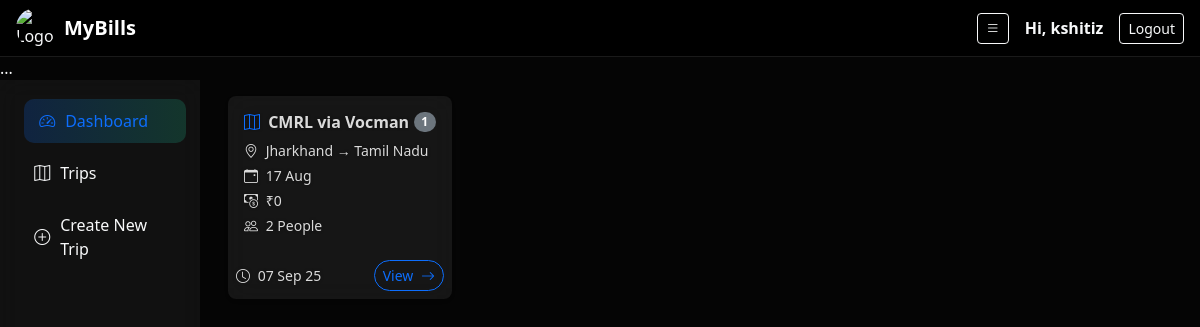
Screenshot of /trips.php (signed in) with the database file from the repository.
### tables this page shows
CREATE TABLE `trip` (
  `id` int(11) NOT NULL,
  `trip_name` varchar(200) NOT NULL,
  `source` int(11) NOT NULL,
  `destination` int(11) NOT NULL,
  `start_date` varchar(20) NOT NULL,
  `budget` double NOT NULL,
  `people` int(11) NOT NULL,
  `end_date` varchar(20) NOT NULL,
  `status` int(11) NOT NULL DEFAULT 1 COMMENT '1 mean trip created and active\r\n0 mean trip cancelled\r\n2 mean trip finished',
  `created_by` int(11) NOT NULL,
  `created_on` timestamp NOT NULL DEFAULT current_timestamp()
);

CREATE TABLE `states` (
  `state_id` int(11) NOT NULL,
  `state_name` varchar(100) NOT NULL,
  `state_code` varchar(10) DEFAULT NULL,
  `country_id` int(11) NOT NULL,
  `created_at` timestamp NULL DEFAULT current_timestamp()
);

### connection.php (called while the page is built, shortened)
<?php
class AESCipher {
    private $cipher = "AES-256-CBC";
    private $key;
    public function __construct($key) {
        $this->key = hash('sha256', $key, true);
    }
    public function encrypt($plaintext) {
        $iv = openssl_random_pseudo_bytes(openssl_cipher_iv_length($this->cipher));
        $ciphertext = openssl_encrypt($plaintext, $this->cipher, $this->key, OPENSSL_RAW_DATA, $iv);
        return base64_encode($iv . $ciphertext);
    }
}
?>

### trips.php (the view, shortened to what this page needs)
<?php
include'backend_header.php';
?>
      <main class="col-12 col-md-10 ms-sm-auto px-3">
        <?php
        include 'connection.php';
        $user_id= $_SESSION['user_id'];
        $query = "SELECT * FROM trip WHERE `created_by`='$user_id' ORDER BY created_on DESC";
        $result = mysqli_query($conn, $query);
        ?>
        <div class="container-fluid py-3">
          <div class="row g-3">
            <?php while ($row = mysqli_fetch_assoc($result)) {
              $key = "AES-256-CBC";
$aes = new AESCipher($key);
$original =  $row['id'];
$encrypted_id = $aes->encrypt($original);
$source_id = $row['source'];
$query_source_place = "SELECT * FROM states WHERE `state_id` = '$source_id'";
$run_source_place = mysqli_query($conn, $query_source_place);
$data_source = mysqli_fetch_assoc($run_source_place);
$destination_id = $row['destination'];
$query_destination_place = "SELECT * FROM states WHERE `state_id` = '$destination_id'";
$run_destination_place = mysqli_query($conn, $query_destination_place);
$data_destination = mysqli_fetch_assoc($run_destination_place);
              ?>
              <div class="col-12 col-sm-6 col-lg-4 col-xl-3">
                <div class="card glass-card border-0 shadow-sm rounded-3 h-100">
                  <div class="card-body p-3">
                    <div class="d-flex justify-content-between align-items-center mb-2">
                      <h6 class="fw-bold text-truncate mb-0">
                        <i class="bi bi-map me-1 text-primary"></i>
                        <?php echo htmlspecialchars($row['trip_name']); ?>
                      </h6>
                      <span class="badge bg-<?php echo ($row['status'] == 'Active' ? 'success' : 'secondary'); ?> rounded-pill">
                        <?php echo htmlspecialchars($row['status']); ?>
                      </span>
                    </div>
                    <p class="mb-1 small"><i class="bi bi-geo-alt me-1"></i> <?php echo htmlspecialchars($data_source['state_name']); ?> → <?php echo htmlspecialchars($data_destination['state_name']); ?></p>
                    <p class="mb-1 small"><i class="bi bi-calendar-event me-1"></i>
                      <?php echo date("d M", strtotime($row['start_date'])); ?>
                    </p>
                    <p class="mb-1 small"><i class="bi bi-cash-coin me-1"></i> ₹<?php echo number_format($row['budget']); ?></p>
                    <p class="mb-0 small"><i class="bi bi-people me-1"></i> <?php echo $row['people']; ?> People</p>
                  </div>
                  <div class="card-footer bg-transparent border-0 d-flex justify-content-between align-items-center p-2">
                    <small><i class="bi bi-clock me-1"></i> <?php echo date("d M y", strtotime($row['created_on'])); ?></small>
                    <a href="trip_details.php?id=<?php echo $encrypted_id; ?>&user_id=<?php echo $user_id;?>" class="btn btn-sm btn-outline-primary rounded-pill">View <i class="bi bi-arrow-right ms-1"></i></a>
                  </div>
                </div>
              </div>
            <?php } ?>
          </div>
        </div>
      </main>
    </div>
  </div>
</body>
</html>

### backend_header.php (style rules this page uses)
body { padding-top: 56px; }
body { background: url('https://kshitizkumar.com/assets/img/hero-bg.png') no-repeat center center fixed; background-size: cover; color: #f8f9fa; font-family: 'Segoe UI', Tahoma, Geneva, Verdana, sans-serif; }
body::before { content: ""; position: fixed; top: 0; left: 0; width: 100%; height: 100%; background: rgba(0,0,0,0.6); z-index: -1; }
body { background-color: #0d0d0d; color: #f8f9fa; font-family: 'Segoe UI', Tahoma, Geneva, Verdana, sans-serif; }
.glass-card { background: rgba(255, 255, 255, 0.08); backdrop-filter: blur(12px); border: 1px solid rgba(255, 255, 255, 0.15); border-radius: 16px; transition: transform 0.3s ease, box-shadow 0.3s ease; }

### trips.php (style rules this page uses)
.glass-card { background: rgba(255, 255, 255, 0.07); backdrop-filter: blur(12px); border: 1px solid rgba(255, 255, 255, 0.15); border-radius: 12px; transition: transform 0.3s, box-shadow 0.3s; }
.glass-card .card-body p, .glass-card .card-body h6, .glass-card .card-footer small { color: rgba(255, 255, 255, 0.85); text-shadow: 0 0 3px rgba(0, 0, 0, 0.5); }
.glass-card .badge { font-weight: 600; }

### rows the page displays
trip: trip_name "CMRL via Vocman", status "1", states.state_name "Jharkhand", states.state_name "Tamil Nadu", start_date "17 Aug", budget "0", people "2", created_on "07 Sep 25"

### other values shown
$user_name "kshitiz"
